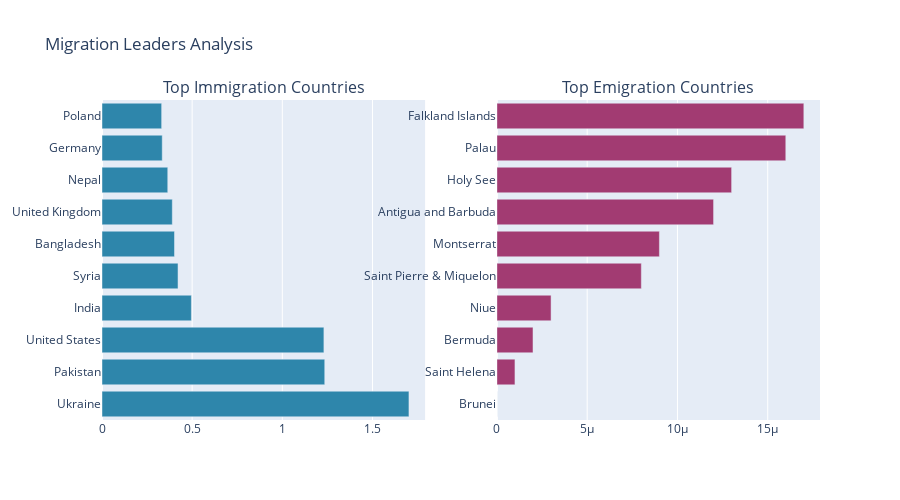

The cell this chart's notebook holds for it:
### Markdown cell above
## Step 4: Visualization 1

### Code cell
# Top Migration Countries with Dynamic Explanation

print("Creating Visualization 1: Top Migration Countries...")

top_immigration_10 = df.nlargest(10, 'Net_Migrants')
top_emigration_10 = df.nsmallest(10, 'Net_Migrants')

fig1 = make_subplots(rows=1, cols=2, subplot_titles=('Top Immigration Countries', 'Top Emigration Countries'))

fig1.add_trace(go.Bar(x=top_immigration_10['Net_Migrants']/1e6, y=top_immigration_10['Country'],
                     orientation='h', marker_color='#2E86AB', name='Immigration'),
              row=1, col=1)

fig1.add_trace(go.Bar(x=abs(top_emigration_10['Net_Migrants'])/1e6, y=top_emigration_10['Country'],
                     orientation='h', marker_color='#A23B72', name='Emigration'),
              row=1, col=2)

fig1.update_layout(height=500, showlegend=False, title_text="Migration Leaders Analysis")
fig1.show()

### Figure 1 — Plotly figure (JSON) as saved in the notebook; plotly's stock layout.template omitted (floating-point values rounded to 4 significant figures)
{"data": [{"marker": {"color": "#2E86AB"}, "name": "Immigration", "orientation": "h", "type": "bar", "x": [1.702, 1.235, 1.231, 0.4958, 0.4217, 0.4021, 0.3899, 0.3647, 0.3341, 0.3308], "xaxis": "x", "y": ["Ukraine", "Pakistan", "United States", "India", "Syria", "Bangladesh", "United Kingdom", "Nepal", "Germany", "Poland"], "yaxis": "y"}, {"marker": {"color": "#A23B72"}, "name": "Emigration", "orientation": "h", "type": "bar", "x": [0.0, 1e-06, 2e-06, 3e-06, 8e-06, 9e-06, 1.2e-05, 1.3e-05, 1.6e-05, 1.7e-05], "xaxis": "x2", "y": ["Brunei", "Saint Helena", "Bermuda", "Niue", "Saint Pierre & Miquelon", "Montserrat", "Antigua and Barbuda", "Holy See", "Palau", "Falkland Islands"], "yaxis": "y2"}], "layout": {"annotations": [{"font": {"size": 16}, "showarrow": false, "text": "Top Immigration Countries", "x": 0.225, "xanchor": "center", "xref": "paper", "y": 1, "yanchor": "bottom", "yref": "paper"}, {"font": {"size": 16}, "showarrow": false, "text": "Top Emigration Countries", "x": 0.775, "xanchor": "center", "xref": "paper", "y": 1, "yanchor": "bottom", "yref": "paper"}], "height": 500, "showlegend": false, "title": {"text": "Migration Leaders Analysis"}, "xaxis": {"anchor": "y", "domain": [0, 0.45]}, "xaxis2": {"anchor": "y2", "domain": [0.55, 1]}, "yaxis": {"anchor": "x", "domain": [0, 1]}, "yaxis2": {"anchor": "x2", "domain": [0, 1]}}}
